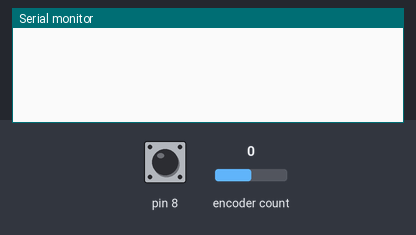
Bench run of a sketch on a simulated Arduino Uno, built with avr-gcc and run on an emulated ATmega328P. Shown: the last lines printed to the serial monitor. Inputs (shaded band) come from the test bench; at power-on: encoder count 0, pin 8 HIGH.

Above: at 1.2 s.
1.3 s: encoder count set to 1
At 2.4 s:
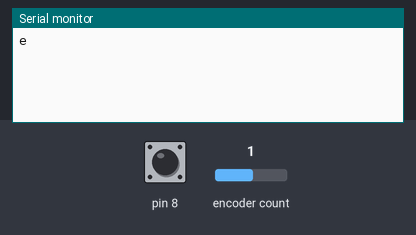
2.8 s: pin 8 pulled LOW for 0.15 s
At 3.5 s:
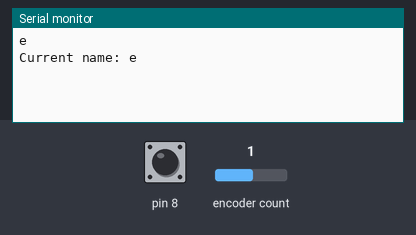
4.4 s: pin 8 pulled LOW for 1 s
At 5.5 s:
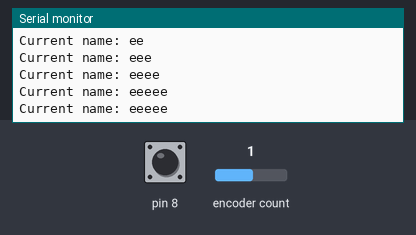
6.9 s: encoder count set to 2
At 7.9 s:
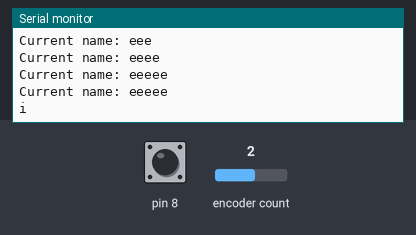
8.4 s: pin 8 pulled LOW for 0.15 s
At 9.0 s:
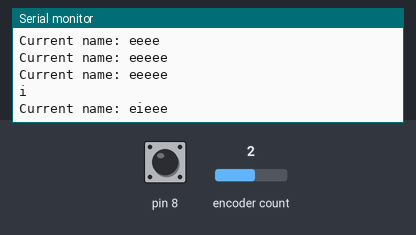
10.0 s: encoder count set to 3
At 11.4 s:
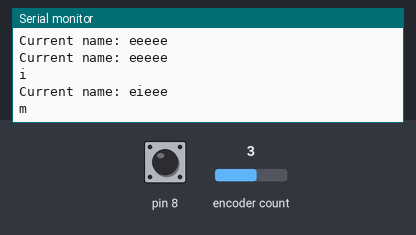

Measured:
- after the input at 1.3 s, the serial monitor: prints a new line at once (image 1)
- after the input at 2.8 s, the serial monitor: prints a new line at once (image 2)
- after the input at 4.4 s, the serial monitor: prints a new line at once (image 3)
- after the input at 6.9 s, the serial monitor: prints a new line at once (image 4)
- after the input at 8.4 s, the serial monitor: prints a new line at once (image 5)
- after the input at 10.0 s, the serial monitor: prints a new line at once (image 6)

The sketch:

new_rotary.ino
```cpp
#include <Encoder.h>
#define ENCODER_DO_NOT_USE_INTERRUPTS

char my_name[] = {' ', ' ', ' ', ' ', ' ', '\0'};
char letters[] = {'a', 'b', 'c', 'd', 'e', 'f', 'g', 'h',
  'i', 'j', 'k', 'l', 'm', 'n', 'o', 'p', 'q', 'r', 's', 't',
  'u', 'v', 'w', 'x', 'y', 'z', '\0'};
char current_letter;
uint8_t name_index, rotary_selection;
unsigned long prevTime, newPos, position;
Encoder rotary(5, 6);

void setup()  {
  Serial.begin(9600);
  pinMode(8, INPUT_PULLUP);
}

void loop()  {
  newPos = abs(rotary.read() % 26);
  if (newPos != position && newPos >= 0) {
    position = newPos;
    Serial.println(letters[position]);
  }

  if (millis() - prevTime > 200) {
    if (digitalRead(8) == LOW) {
      my_name[name_index % 5] = letters[position];
      name_index++;
      Serial.print("Current name: ");
      Serial.println(my_name);
      prevTime = millis();
    }
  }
}
```
